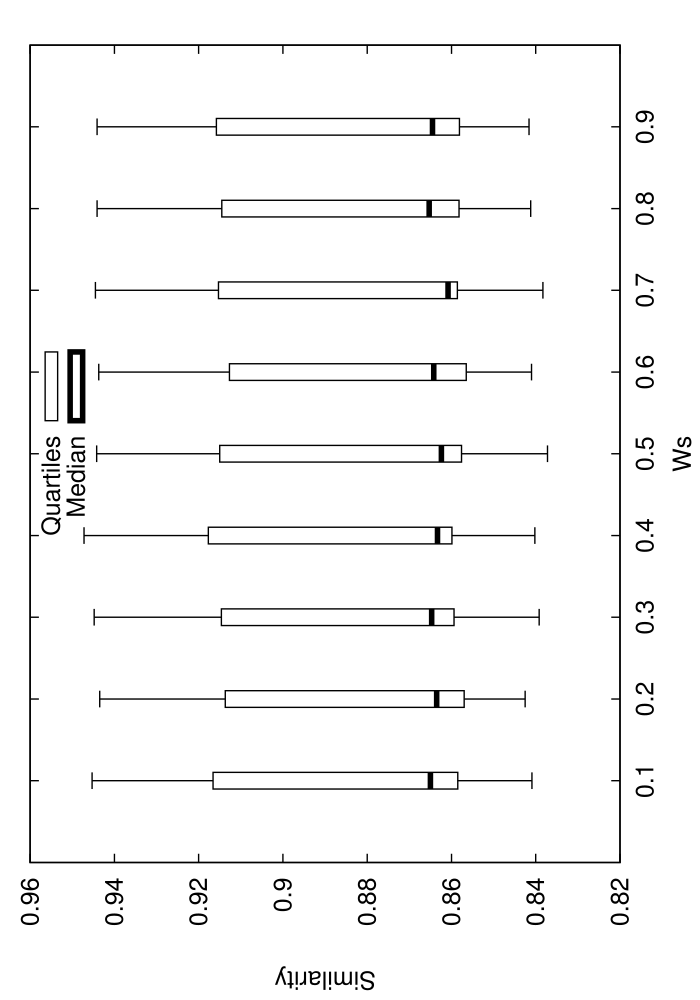

Reproduce this figure in gnuplot.
set terminal postscript enhanced 18
set xrange[0:1]
set xlabel 'Ws'
set ylabel 'Similarity'
set key ins vert center top spacing 1.0
set output 'stat_8.dat.eps'
set bars 4.0
set style fill empty
plot 'stat_8.dat.elab' using 1:3:2:6:5:xticlabel(1) with candlesticks lt -1 lw 1 title 'Quartiles' whiskerbars,'' using 1:4:4:4:4:xticlabels(1) with candlesticks lt -1 lw 4 title 'Median'
